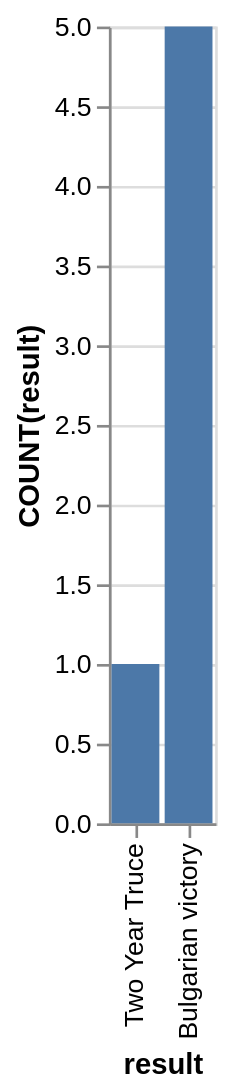

Specify this chart in Vega-Lite:
### Vega-Lite specification from a JSON file in a GitHub repository (floating-point values rounded to 4 significant figures)
{"data": {"values": [{"x_data": "Two Year Truce", "y_data": 1}, {"x_data": "Bulgarian victory", "y_data": 5}]}, "mark": "bar", "encoding": {"x": {"field": "x_data", "type": "nominal", "title": "result", "sort": {"op": "sum", "field": "y_data", "order": "ascending"}}, "y": {"field": "y_data", "type": "quantitative", "title": "COUNT(result)"}}}
